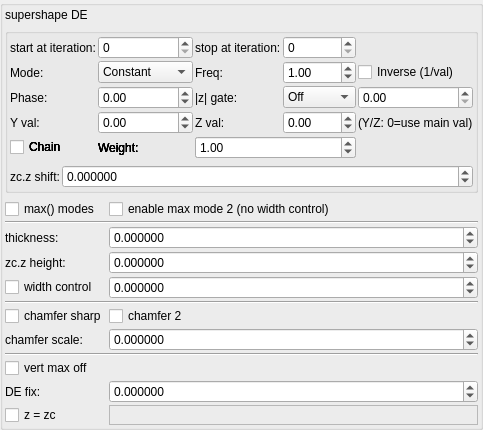
    <widget class="QGroupBox" name="groupBox_3">
     <property name="title">
      <string/>
     </property>
     <layout class="QVBoxLayout" name="verticalLayout_5">
      <property name="leftMargin">
       <number>2</number>
      </property>
      <property name="topMargin">
       <number>2</number>
      </property>
      <property name="rightMargin">
       <number>2</number>
      </property>
      <property name="bottomMargin">
       <number>2</number>
      </property>
      <item>
       <widget class="QLabel" name="label_146">
        <property name="text">
         <string>supershape DE</string>
        </property>
       </widget>
      </item>
      <item>
       <widget class="QGroupBox" name="groupBox_4">
        <property name="title">
         <string/>
        </property>
        <layout class="QVBoxLayout" name="verticalLayout_6">
         <property name="leftMargin">
          <number>2</number>
         </property>
         <property name="topMargin">
          <number>2</number>
         </property>
         <property name="rightMargin">
          <number>2</number>
         </property>
         <property name="bottomMargin">
          <number>2</number>
         </property>
         <item>
          <layout class="QGridLayout" name="gridLayout_25" columnstretch="0,0,0,0">
           <property name="spacing">
            <number>2</number>
           </property>
           <item row="0" column="1">
            <widget class="MySpinBox" name="spinboxInt_transf_multiplier_start_iter_3">
             <property name="sizePolicy">
              <sizepolicy hsizetype="Minimum" vsizetype="Maximum">
               <horstretch>0</horstretch>
               <verstretch>0</verstretch>
              </sizepolicy>
             </property>
             <property name="maximum">
              <number>999</number>
             </property>
            </widget>
           </item>
           <item row="0" column="2">
            <widget class="QLabel" name="label_279">
             <property name="text">
              <string>stop at iteration:</string>
             </property>
            </widget>
           </item>
           <item row="0" column="0">
            <widget class="QLabel" name="label_280">
             <property name="text">
              <string>start at iteration:</string>
             </property>
            </widget>
           </item>
           <item row="0" column="3">
            <widget class="MySpinBox" name="spinboxInt_transf_multiplier_stop_iter_3">
             <property name="sizePolicy">
              <sizepolicy hsizetype="Minimum" vsizetype="Maximum">
               <horstretch>0</horstretch>
               <verstretch>0</verstretch>
              </sizepolicy>
             </property>
             <property name="maximum">
              <number>999</number>
             </property>
            </widget>
           </item>
      <item row="1" column="0">
       <widget class="QLabel"><property name="text"><string>Mode:</string></property></widget>
      </item>
      <item row="1" column="1">
       <widget class="MyComboBox" name="comboBox_transf_multiplier_value_mode_3">
        <item><property name="text"><string notr="true">Constant</string></property></item>
        <item><property name="text"><string notr="true">Sine</string></property></item>
        <item><property name="text"><string notr="true">Ramp</string></property></item>
        <item><property name="text"><string notr="true">Exponential</string></property></item>
        <item><property name="text"><string notr="true">Triangle</string></property></item>
        <item><property name="text"><string notr="true">Square</string></property></item>
        <item><property name="text"><string notr="true">Smoothstep</string></property></item>
        <item><property name="text"><string notr="true">Noise</string></property></item>
        <item><property name="text"><string notr="true">Ping-pong</string></property></item>
        <item><property name="text"><string notr="true">Stepped</string></property></item>
       </widget>
      </item>
      <item row="1" column="2">
       <widget class="QLabel"><property name="text"><string>Freq:</string></property></widget>
      </item>
      <item row="1" column="3">
       <widget class="MyDoubleSpinBox" name="spinbox_transf_multiplier_frequency_3">
        <property name="minimum"><double>0.01</double></property><property name="maximum"><double>100.0</double></property>
        <property name="singleStep"><double>0.1</double></property><property name="value"><double>1.0</double></property>
       </widget>
      </item>
      <item row="1" column="4" colspan="2">
       <widget class="MyCheckBox" name="checkBox_transf_multiplier_inverse_3">
        <property name="text"><string>Inverse (1/val)</string></property>
       </widget>
      </item>
      <item row="2" column="0">
       <widget class="QLabel"><property name="text"><string>Phase:</string></property></widget>
      </item>
      <item row="2" column="1">
       <widget class="MyDoubleSpinBox" name="spinbox_transf_multiplier_phase_3">
        <property name="minimum"><double>-10.0</double></property><property name="maximum"><double>10.0</double></property>
        <property name="singleStep"><double>0.1</double></property><property name="value"><double>0.0</double></property>
       </widget>
      </item>
      <item row="2" column="2">
       <widget class="QLabel"><property name="text"><string>|z| gate:</string></property></widget>
      </item>
      <item row="2" column="3">
       <widget class="MyComboBox" name="comboBox_transf_multiplier_threshold_mode_3">
        <item><property name="text"><string notr="true">Off</string></property></item>
        <item><property name="text"><string notr="true">&gt; thresh</string></property></item>
        <item><property name="text"><string notr="true">&lt; thresh</string></property></item>
       </widget>
      </item>
      <item row="2" column="4" colspan="2">
       <widget class="MyDoubleSpinBox" name="spinbox_transf_multiplier_threshold_3">
        <property name="minimum"><double>0.0</double></property><property name="maximum"><double>1000.0</double></property>
        <property name="singleStep"><double>0.1</double></property><property name="value"><double>0.0</double></property>
       </widget>
      </item>
      <item row="3" column="0">
       <widget class="QLabel"><property name="text"><string>Y val:</string></property></widget>
      </item>
      <item row="3" column="1">
       <widget class="MyDoubleSpinBox" name="spinbox_transf_multiplier_scale_y_3">
        <property name="minimum"><double>-100.0</double></property><property name="maximum"><double>100.0</double></property>
        <property name="singleStep"><double>0.01</double></property><property name="value"><double>0.0</double></property>
       </widget>
      </item>
      <item row="3" column="2">
       <widget class="QLabel"><property name="text"><string>Z val:</string></property></widget>
      </item>
      <item row="3" column="3">
       <widget class="MyDoubleSpinBox" name="spinbox_transf_multiplier_scale_z_3">
        <property name="minimum"><double>-100.0</double></property><property name="maximum"><double>100.0</double></property>
        <property name="singleStep"><double>0.01</double></property><property name="value"><double>0.0</double></property>
       </widget>
      </item>
      <item row="3" column="4" colspan="2">
       <widget class="QLabel"><property name="text"><string notr="true">(Y/Z: 0=use main val)</string></property></widget>
      </item>
      <item row="4" column="0">
       <widget class="MyCheckBox" name="checkBox_transf_multiplier_chain_5">
        <property name="text"><string>Chain</string></property>
       </widget>
      </item>
      <item row="4" column="1">
       <widget class="QLabel"><property name="text"><string>Weight:</string></property></widget>
      </item>
      <item row="4" column="2" colspan="2">
       <widget class="MyDoubleSpinBox" name="spinbox_transf_multiplier_weight_5">
        <property name="minimum"><double>0.0</double></property><property name="maximum"><double>10.0</double></property>
        <property name="singleStep"><double>0.1</double></property><property name="value"><double>1.0</double></property>
       </widget>
      </item>
      <item row="4" column="0">
       <widget class="MyCheckBox" name="checkBox_transf_multiplier_chain_4">
        <property name="text"><string>Chain</string></property>
       </widget>
      </item>
      <item row="4" column="1">
       <widget class="QLabel"><property name="text"><string>Weight:</string></property></widget>
      </item>
      <item row="4" column="2" colspan="2">
       <widget class="MyDoubleSpinBox" name="spinbox_transf_multiplier_weight_4">
        <property name="minimum"><double>0.0</double></property><property name="maximum"><double>10.0</double></property>
        <property name="singleStep"><double>0.1</double></property><property name="value"><double>1.0</double></property>
       </widget>
      </item>
      <item row="4" column="0">
       <widget class="MyCheckBox" name="checkBox_transf_multiplier_chain_3">
        <property name="text"><string>Chain</string></property>
       </widget>
      </item>
      <item row="4" column="1">
       <widget class="QLabel"><property name="text"><string>Weight:</string></property></widget>
      </item>
      <item row="4" column="2" colspan="2">
       <widget class="MyDoubleSpinBox" name="spinbox_transf_multiplier_weight_3">
        <property name="minimum"><double>0.0</double></property><property name="maximum"><double>10.0</double></property>
        <property name="singleStep"><double>0.1</double></property><property name="value"><double>1.0</double></property>
       </widget>
      </item>
      <item row="4" column="0">
       <widget class="MyCheckBox" name="checkBox_transf_multiplier_chain_2">
        <property name="text"><string>Chain</string></property>
       </widget>
      </item>
      <item row="4" column="1">
       <widget class="QLabel"><property name="text"><string>Weight:</string></property></widget>
      </item>
      <item row="4" column="2" colspan="2">
       <widget class="MyDoubleSpinBox" name="spinbox_transf_multiplier_weight_2">
        <property name="minimum"><double>0.0</double></property><property name="maximum"><double>10.0</double></property>
        <property name="singleStep"><double>0.1</double></property><property name="value"><double>1.0</double></property>
       </widget>
      </item>
      <item row="4" column="0">
       <widget class="MyCheckBox" name="checkBox_transf_multiplier_chain_1">
        <property name="text"><string>Chain</string></property>
       </widget>
      </item>
      <item row="4" column="1">
       <widget class="QLabel"><property name="text"><string>Weight:</string></property></widget>
      </item>
      <item row="4" column="2" colspan="2">
       <widget class="MyDoubleSpinBox" name="spinbox_transf_multiplier_weight_1">
        <property name="minimum"><double>0.0</double></property><property name="maximum"><double>10.0</double></property>
        <property name="singleStep"><double>0.1</double></property><property name="value"><double>1.0</double></property>
       </widget>
      </item>
          </layout>
         </item>
         <item>
          <layout class="QGridLayout" name="gridLayout_12" columnstretch="0,1">
           <property name="spacing">
            <number>2</number>
           </property>
           <item row="0" column="0">
            <widget class="QLabel" name="label_181">
             <property name="text">
              <string>zc.z shift:</string>
             </property>
            </widget>
           </item>
           <item row="0" column="1">
            <widget class="MyDoubleSpinBox" name="spinbox_transf_offsetD_0">
             <property name="sizePolicy">
              <sizepolicy hsizetype="Minimum" vsizetype="Maximum">
               <horstretch>0</horstretch>
               <verstretch>0</verstretch>
              </sizepolicy>
             </property>
             <property name="prefix">
              <string/>
             </property>
             <property name="suffix">
              <string/>
             </property>
             <property name="decimals">
              <number>6</number>
             </property>
             <property name="minimum">
              <double>-99.989999999999995</double>
             </property>
             <property name="maximum">
              <double>99.989999999999995</double>
             </property>
             <property name="singleStep">
              <double>0.100000000000000</double>
             </property>
            </widget>
           </item>
          </layout>
         </item>
        </layout>
       </widget>
      </item>
      <item>
       <layout class="QGridLayout" name="gridLayout_32" columnstretch="0,1">
        <property name="spacing">
         <number>2</number>
        </property>
        <item row="0" column="0">
         <widget class="MyCheckBox" name="checkBox_transf_function_enabledI_false">
          <property name="text">
           <string>max() modes</string>
          </property>
         </widget>
        </item>
        <item row="11" column="0">
         <widget class="MyCheckBox" name="checkBox_transf_function_enabledZc_false">
          <property name="text">
           <string>z = zc</string>
          </property>
         </widget>
        </item>
        <item row="3" column="0">
         <widget class="QLabel" name="label_180">
          <property name="text">
           <string>zc.z height:</string>
          </property>
         </widget>
        </item>
        <item row="3" column="1">
         <widget class="MyDoubleSpinBox" name="spinbox_transf_offsetF_0">
          <property name="sizePolicy">
           <sizepolicy hsizetype="Minimum" vsizetype="Maximum">
            <horstretch>0</horstretch>
            <verstretch>0</verstretch>
           </sizepolicy>
          </property>
          <property name="prefix">
           <string/>
          </property>
          <property name="suffix">
           <string/>
          </property>
          <property name="decimals">
           <number>6</number>
          </property>
          <property name="minimum">
           <double>-99.989999999999995</double>
          </property>
          <property name="maximum">
           <double>99.989999999999995</double>
          </property>
          <property name="singleStep">
           <double>0.010000000000000</double>
          </property>
         </widget>
        </item>
        <item row="2" column="1">
         <widget class="MyDoubleSpinBox" name="spinbox_transf_offset_p05">
          <property name="sizePolicy">
           <sizepolicy hsizetype="Minimum" vsizetype="Maximum">
            <horstretch>0</horstretch>
            <verstretch>0</verstretch>
           </sizepolicy>
          </property>
          <property name="prefix">
           <string/>
          </property>
          <property name="suffix">
           <string/>
          </property>
          <property name="decimals">
           <number>6</number>
          </property>
          <property name="minimum">
           <double>-99.989999999999995</double>
          </property>
          <property name="maximum">
           <double>99.989999999999995</double>
          </property>
          <property name="singleStep">
           <double>0.010000000000000</double>
          </property>
         </widget>
        </item>
        <item row="4" column="0">
         <widget class="MyCheckBox" name="checkBox_transf_function_enabled_false">
          <property name="text">
           <string>width control</string>
          </property>
         </widget>
        </item>
        <item row="5" column="0" colspan="2">
         <widget class="Line" name="line">
          <property name="orientation">
           <enum>Qt::Horizontal</enum>
          </property>
         </widget>
        </item>
        <item row="10" column="1">
         <widget class="MyDoubleSpinBox" name="spinbox_transf_offset_1">
          <property name="sizePolicy">
           <sizepolicy hsizetype="Minimum" vsizetype="Maximum">
            <horstretch>0</horstretch>
            <verstretch>0</verstretch>
           </sizepolicy>
          </property>
          <property name="prefix">
           <string/>
          </property>
          <property name="suffix">
           <string/>
          </property>
          <property name="decimals">
           <number>6</number>
          </property>
          <property name="minimum">
           <double>-99.989999999999995</double>
          </property>
          <property name="maximum">
           <double>99.989999999999995</double>
          </property>
          <property name="singleStep">
           <double>0.100000000000000</double>
          </property>
         </widget>
        </item>
        <item row="10" column="0">
         <widget class="QLabel" name="label_178">
          <property name="text">
           <string>DE fix:</string>
          </property>
         </widget>
        </item>
        <item row="0" column="1">
         <widget class="MyCheckBox" name="checkBox_transf_function_enabledN_false">
          <property name="text">
           <string>enable max mode 2 (no width control)</string>
          </property>
         </widget>
        </item>
        <item row="4" column="1">
         <widget class="MyDoubleSpinBox" name="spinbox_transf_offsetA_p01">
          <property name="sizePolicy">
           <sizepolicy hsizetype="Minimum" vsizetype="Maximum">
            <horstretch>0</horstretch>
            <verstretch>0</verstretch>
           </sizepolicy>
          </property>
          <property name="prefix">
           <string/>
          </property>
          <property name="suffix">
           <string/>
          </property>
          <property name="decimals">
           <number>6</number>
          </property>
          <property name="minimum">
           <double>-99.989999999999995</double>
          </property>
          <property name="maximum">
           <double>99.989999999999995</double>
          </property>
          <property name="singleStep">
           <double>0.010000000000000</double>
          </property>
         </widget>
        </item>
        <item row="6" column="0">
         <widget class="MyCheckBox" name="checkBox_transf_function_enabledK_false">
          <property name="text">
           <string>chamfer sharp</string>
          </property>
         </widget>
        </item>
        <item row="2" column="0">
         <widget class="QLabel" name="label_179">
          <property name="text">
           <string>thickness:</string>
          </property>
         </widget>
        </item>
        <item row="8" column="0" colspan="2">
         <widget class="Line" name="line_2">
          <property name="orientation">
           <enum>Qt::Horizontal</enum>
          </property>
         </widget>
        </item>
        <item row="6" column="1">
         <widget class="MyCheckBox" name="checkBox_transf_function_enabledJ_false">
          <property name="text">
           <string>chamfer 2</string>
          </property>
         </widget>
        </item>
        <item row="9" column="0">
         <widget class="MyCheckBox" name="checkBox_transf_function_enabledM_false">
          <property name="text">
           <string>vert max off</string>
          </property>
         </widget>
        </item>
        <item row="7" column="0">
         <widget class="QLabel" name="label_184">
          <property name="text">
           <string>chamfer scale:</string>
          </property>
         </widget>
        </item>
        <item row="7" column="1">
         <widget class="MyDoubleSpinBox" name="spinbox_transf_scaleD_1">
          <property name="sizePolicy">
           <sizepolicy hsizetype="Minimum" vsizetype="Maximum">
            <horstretch>0</horstretch>
            <verstretch>0</verstretch>
           </sizepolicy>
          </property>
          <property name="prefix">
           <string/>
          </property>
          <property name="suffix">
           <string/>
          </property>
          <property name="decimals">
           <number>6</number>
          </property>
          <property name="minimum">
           <double>-99.989999999999995</double>
          </property>
          <property name="maximum">
           <double>99.989999999999995</double>
          </property>
          <property name="singleStep">
           <double>0.100000000000000</double>
          </property>
         </widget>
        </item>
        <item row="1" column="0" colspan="2">
         <widget class="Line" name="line_3">
          <property name="orientation">
           <enum>Qt::Horizontal</enum>
          </property>
         </widget>
        </item>
        <item row="11" column="1">
         <widget class="QFrame" name="frame">
          <property name="frameShape">
           <enum>QFrame::StyledPanel</enum>
          </property>
          <property name="frameShadow">
           <enum>QFrame::Raised</enum>
          </property>
         </widget>
        </item>
       </layout>
      </item>
     </layout>
    </widget>
